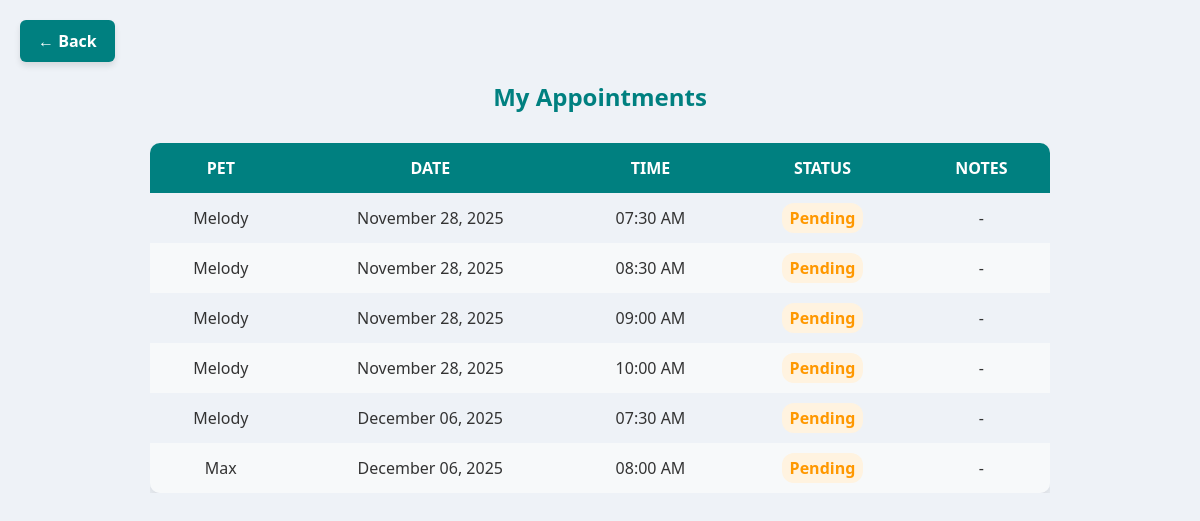
The page /my-appointments/ (signed in) on the database as committed earlier.
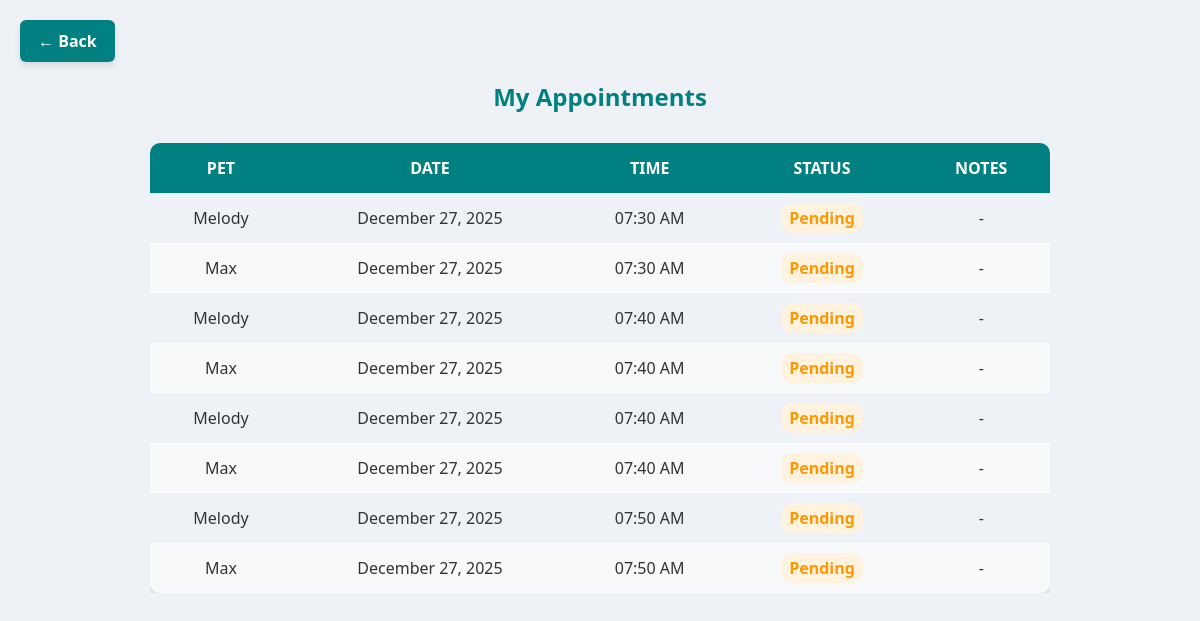
The same page on the database as committed later.
### main/models.py (models this page shows, shortened)
class Appointment(models.Model):
    APPOINTMENT_TYPES = [
        ('Vaccination', 'Vaccination'),
        ('Grooming', 'Grooming'),
        ('Check-up', 'Check-up'),
        ('Consultation', 'Consultation'),
    ]
    STATUS_CHOICES = [
        ('Pending', 'Pending'),
        ('Approved', 'Approved'),
        ('Rejected', 'Rejected'),
    ]
    PAYMENT_STATUS = [
        ('Unpaid', 'Unpaid'),
        ('Paid', 'Paid'),
    ]
    user = models.ForeignKey(User, on_delete=models.CASCADE)
    pet = models.ForeignKey(
        Pet,
        on_delete=models.SET_NULL,
        null=True,
        blank=True,
        related_name='appointments'
    )
    date = models.DateField()
    time = models.TimeField()
    appointment_type = models.CharField(
        max_length=20,
        choices=APPOINTMENT_TYPES
    )
    notes = models.TextField(blank=True)
    status = models.CharField(
        max_length=20,
        choices=STATUS_CHOICES,
        default='Pending'
    )
    payment_status = models.CharField(
        max_length=10,
        choices=PAYMENT_STATUS,
        default='Unpaid'
    )
    created_at = models.DateTimeField(auto_now_add=True)
    class Meta:
        ordering = ['date', 'time']

class Pet(models.Model):
    owner = models.ForeignKey(User, on_delete=models.CASCADE)
    name = models.CharField(max_length=100)
    species = models.CharField(max_length=50)
    breed = models.CharField(max_length=100, blank=True, null=True)
    gender = models.CharField(max_length=10)
    color = models.CharField(max_length=50, blank=True, null=True)
    birthday = models.DateField(blank=True, null=True)
    age = models.PositiveIntegerField(default=0)
    weight = models.DecimalField(max_digits=5, decimal_places=2, blank=True, null=True)
    image = models.ImageField(upload_to='pets/', blank=True, null=True)
    is_active = models.BooleanField(default=True)  # Soft-delete flag

### main/views.py (the view)
# urls.py: path('my-appointments/', views.my_appointments, name='my_appointments'),
def my_appointments(request):
    appointments = Appointment.objects.filter(user=request.user).order_by('date', 'time')
    return render(request, 'clients/my_appointments.html', {'appointments': appointments})

### main/templates/clients/my_appointments.html (shortened to what this page needs)
{% load static %}
<!DOCTYPE html>
<html lang="en">
<head>
    <link rel="stylesheet" href="{% static 'css/clients/my_appointment.css' %}">
</head>
<body>
    <a href="{% url 'homepage' %}" class="back-button">← Back</a>
    <h2>My Appointments</h2>
    {% if appointments %}
        <div class="table-container">
            <table>
                <thead>
                    <tr>
                        <th>Pet</th>
                        <th>Date</th>
                        <th>Time</th>
                        <th>Status</th>
                        <th>Notes</th>
                    </tr>
                </thead>
                <tbody>
                    {% for app in appointments %}
                    <tr>
                        <td>{{ app.pet.name }}</td>
                        <td>{{ app.date|date:"F d, Y" }}</td>
                        <td>{{ app.time|time:"h:i A" }}</td>
                        <td><span class="status-{{ app.status }}">{{ app.status }}</span></td>
                        <td>{{ app.notes|default:"-" }}</td>
                    </tr>
                    {% endfor %}
                </tbody>
            </table>
        </div>
    {% else %}
        <p>You have no appointments yet.</p>
    {% endif %}
</body>
</html>

Rows that differ between the two databases and show on the page:
changed Appointment (number 1 of 8 on the later page): date "November 28, 2025" → "December 27, 2025"
changed Appointment (number 2 of 8 on the later page): pet.name "Melody" → "Max"; date "November 28, 2025" → "December 27, 2025"; time "08:30 AM" → "07:30 AM"
changed Appointment (number 3 of 8 on the later page): date "November 28, 2025" → "December 27, 2025"; time "09:00 AM" → "07:40 AM"
changed Appointment (number 4 of 8 on the later page): pet.name "Melody" → "Max"; date "November 28, 2025" → "December 27, 2025"; time "10:00 AM" → "07:40 AM"
changed Appointment (number 5 of 8 on the later page): date "December 06, 2025" → "December 27, 2025"; time "07:30 AM" → "07:40 AM"
changed Appointment (number 6 of 8 on the later page): date "December 06, 2025" → "December 27, 2025"; time "08:00 AM" → "07:40 AM"
added Appointment: pet.name "Melody", date "December 27, 2025", time "07:50 AM", status "Pending", notes "-"
added Appointment: pet.name "Max", date "December 27, 2025", time "07:50 AM", status "Pending", notes "-"
